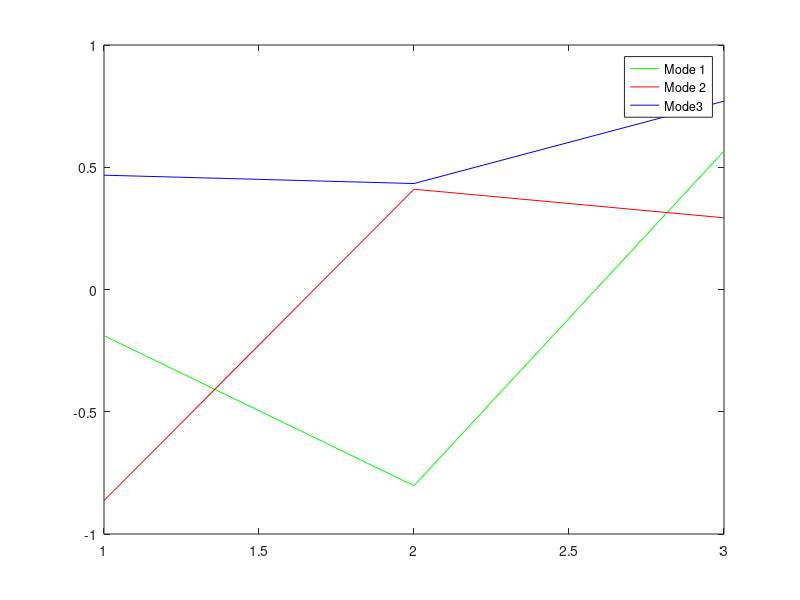

Recreate this plot in MATLAB.
rng('shuffle')
n = 1000
a = [randn(1,n);randn(1,n);randn(1,n)]
a

c = (1/1000)*a*a'
[v,d]=eig(c) %
z = v'*a %Z Uncorrelated Time Series
z

z_for_plot = z(1,:)
plot(1:n,z_for_plot,'r')

d_for_plot = diag(d)
d_for_plot
plot(1:3,d_for_plot,'b--o')

plot(1:3,v(:,1),'g',1:3,v(:,2),'r',1:3,v(:,3),'b')
legend('Mode 1', 'Mode 2', 'Mode3')